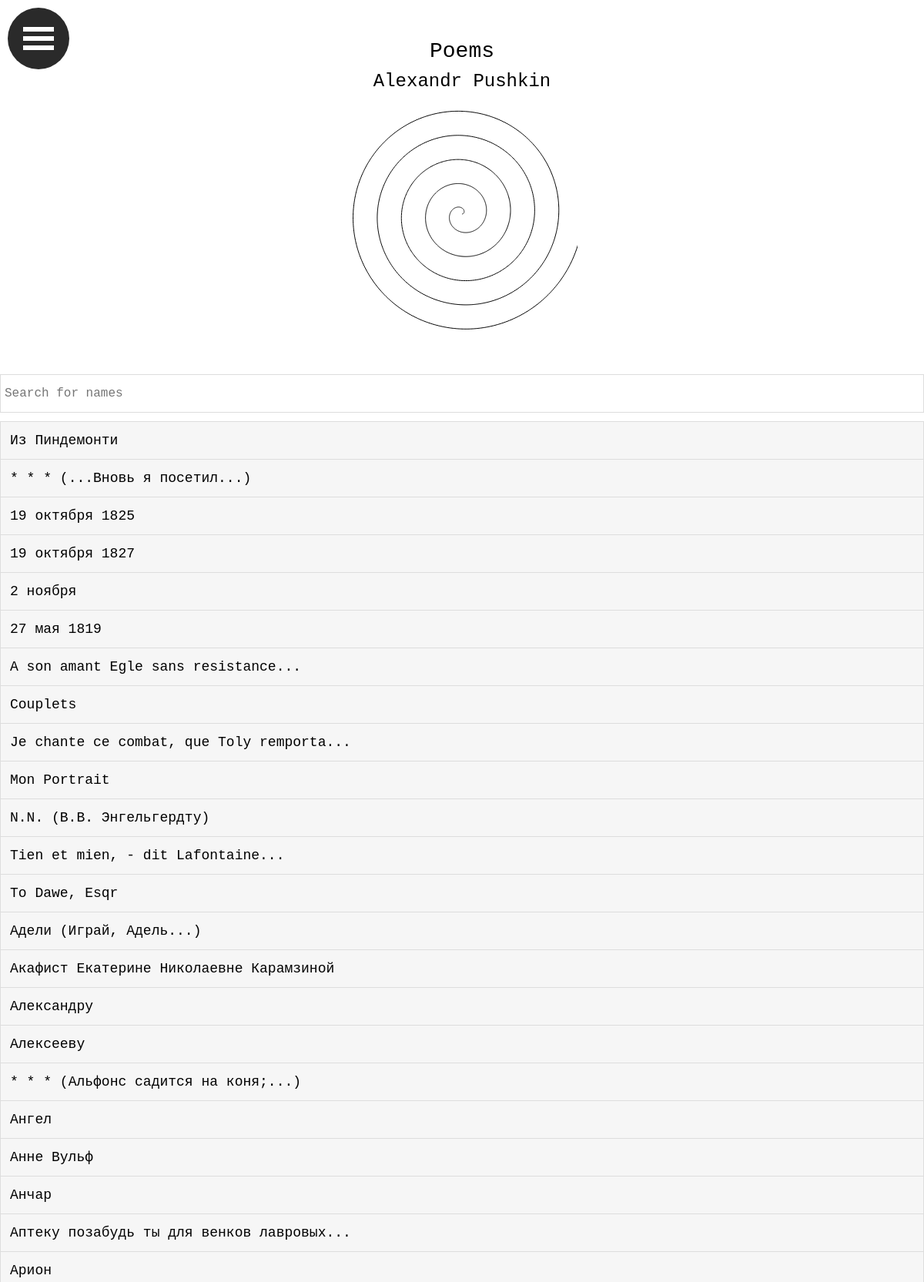
The page /poems/contents/ (upper part) on the database its author committed.
### poems/models.py (models this page shows, shortened)
class Poem(models.Model):
    poem_text = models.TextField()
    poem_title = models.CharField(max_length=1000)
    first_line = models.CharField(max_length=1000, null=True, blank=True)
    poem_tag = models.ManyToManyField(Tag)

### poems/views.py (the view)
# urls.py: path('contents/', views.ContentsView.as_view(), name='contents'),
class ContentsView(ListView):
    model = Poem
    template_name = 'poems/contents.html'
    context_object_name = 'poem'

### poems/templates/poems/contents.html (shortened to what this page needs)
{% extends 'poems/base.html'%}
{% block content %}
<input type="text" onkeyup="myFunction()" id="myInput" placeholder="Search for names">
    <ul id="myUl">
    {% for i in poem %}
        {% if i.first_line == None %}
        <li><a href="{% url 'poems:poem_single' pk=i.pk %}">{{i.poem_title}}</a></li>
        {% else %}
        <li><a href="{% url 'poems:poem_single' pk=i.pk %}">{{i.poem_title}} ({{i.first_line}})</a></li>
        {% endif %}
        {% endfor %}
 	</ul>
{% endblock %}

### poems/static/poems/style.css (style rules this page uses)
@media (max-width: 1200px) { html, body { height: 100%; } }
.light-theme { font-family: Andale Mono, monospace; font-size: 16px; line-height: 1.5em; text-align: justify; color: black; background-color: rgba(255, 255, 255, 0.4); padding: 0; }
.light-theme a { color: #4682B4; text-decoration: none; }

### poems/templates/poems/base.html (style rules this page uses)
html, body { height: 100%; }

### poems/templates/poems/contents.html (style rules this page uses)
#myInput { width: 100%; font-size: 16px; padding: 12px 20px 12px 5px; border: 1px solid #ddd; margin-bottom: 12px; }
#myUl { list-style: none; padding: 0; margin: 0; }
#myUl li a { border: 1px solid #ddd; margin-top: -1px; background-color: #f6f6f6; padding: 12px; text-decoration: none; font-size: 18px; color: black; display: block; }

### rows shown on the page
Poem: poem_title "Из Пиндемонти"
Poem: poem_title "* * *", first_line "...Вновь я посетил..."
Poem: poem_title "19 октября 1825"
Poem: poem_title "19 октября 1827"
Poem: poem_title "2 ноября"
Poem: poem_title "27 мая 1819"
Poem: poem_title "A son amant Egle sans resistance..."
Poem: poem_title "Couplets"
Poem: poem_title "Je chante ce combat, que Toly remporta..."
Poem: poem_title "Mon Portrait"
Poem: poem_title "N.N. (В.В. Энгельгердту)"
Poem: poem_title "Tien et mien, - dit Lafontaine..."
Poem: poem_title "To Dawe, Esqr"
Poem: poem_title "Адели (Играй, Адель...)"
Poem: poem_title "Акафист Екатерине Николаевне Карамзиной"
Poem: poem_title "Александру"
Poem: poem_title "Алексееву"
Poem: poem_title "* * *", first_line "Альфонс садится на коня;..."
Poem: poem_title "Ангел"
Poem: poem_title "Анне Вульф"
Poem: poem_title "Анчар"
Poem: poem_title "Аптеку позабудь ты для венков лавровых..."
Poem: poem_title "Арион"
